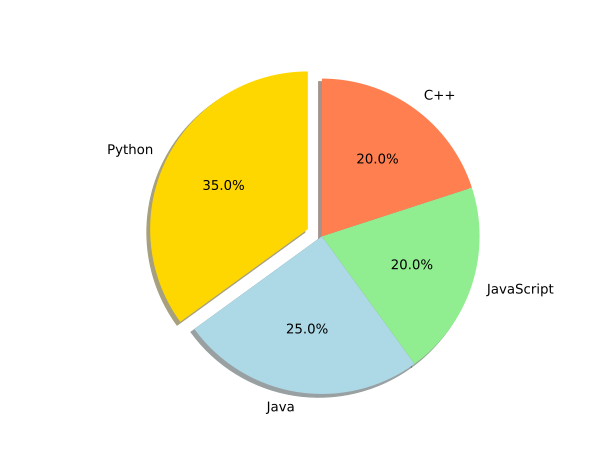

The Python source for this figure:
import matplotlib.pyplot as plt

etiquetes = ["Python", "Java", "JavaScript", "C++"]
mides = [35, 25, 20, 20]
colors = ["gold", "lightblue", "lightgreen", "coral"]
explode = (0.1, 0, 0, 0)

plt.pie(
    mides,
    explode=explode,
    labels=etiquetes,
    colors=colors,
    autopct="%1.1f%%",
    shadow=True,
    startangle=90,
)
plt.axis("equal")
plt.savefig("p6.svg")
